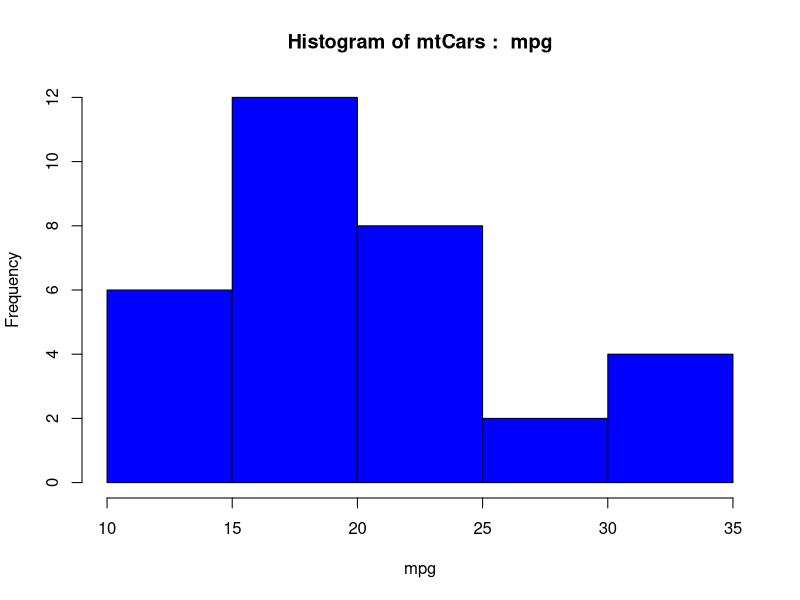
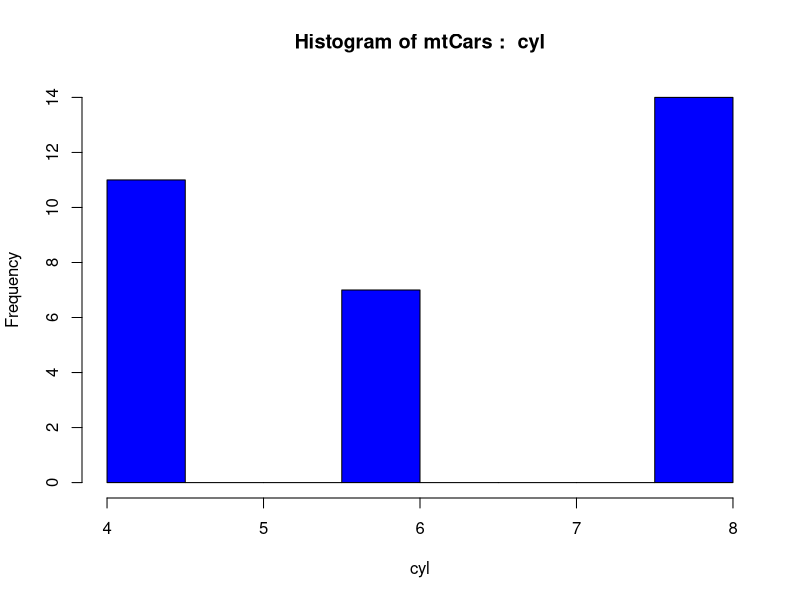
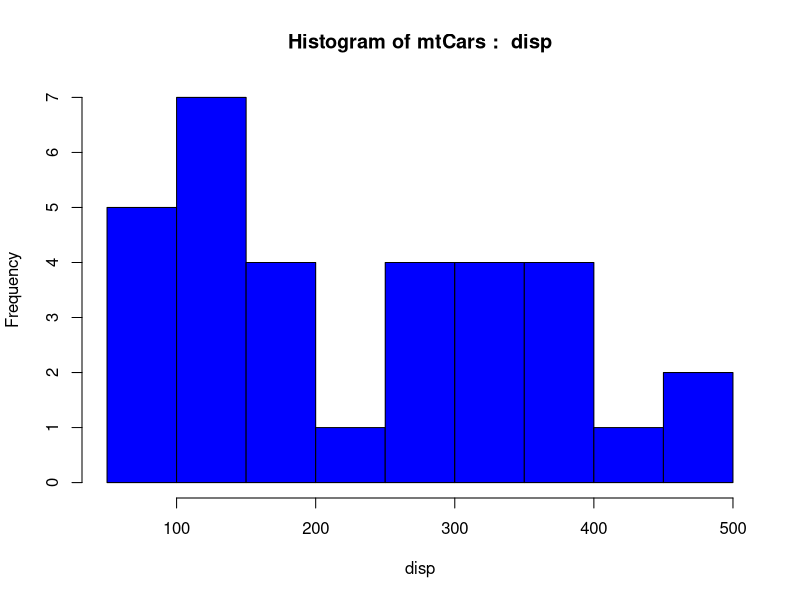
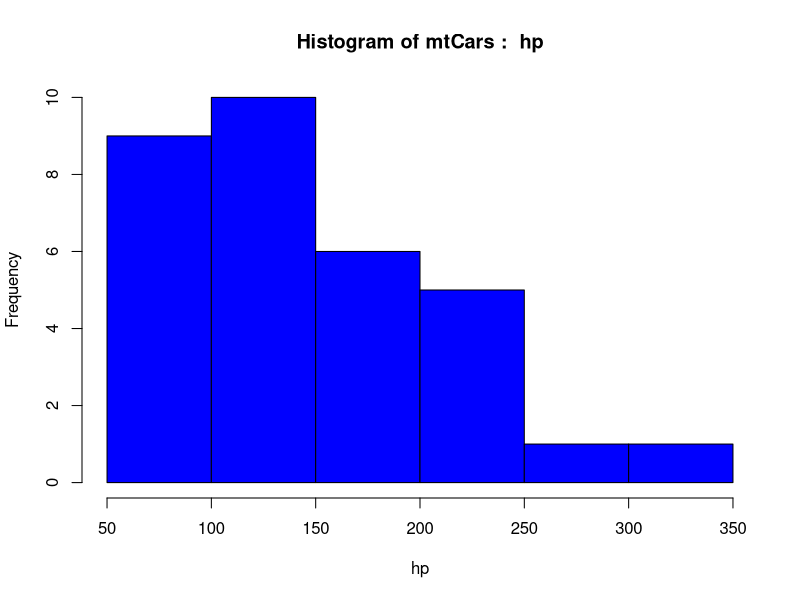
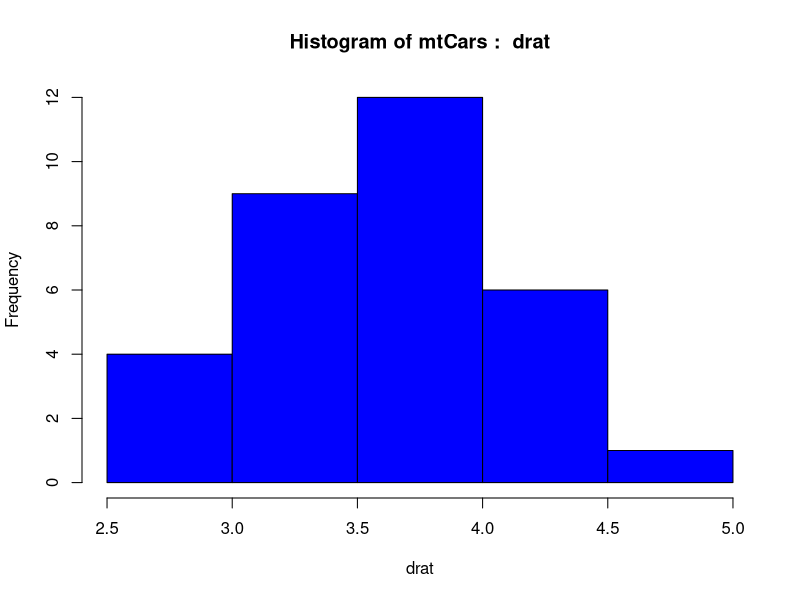
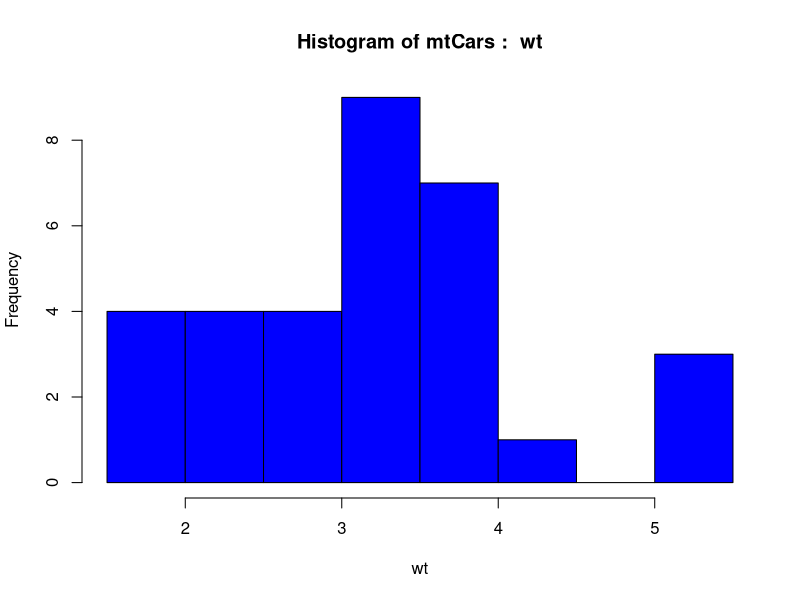
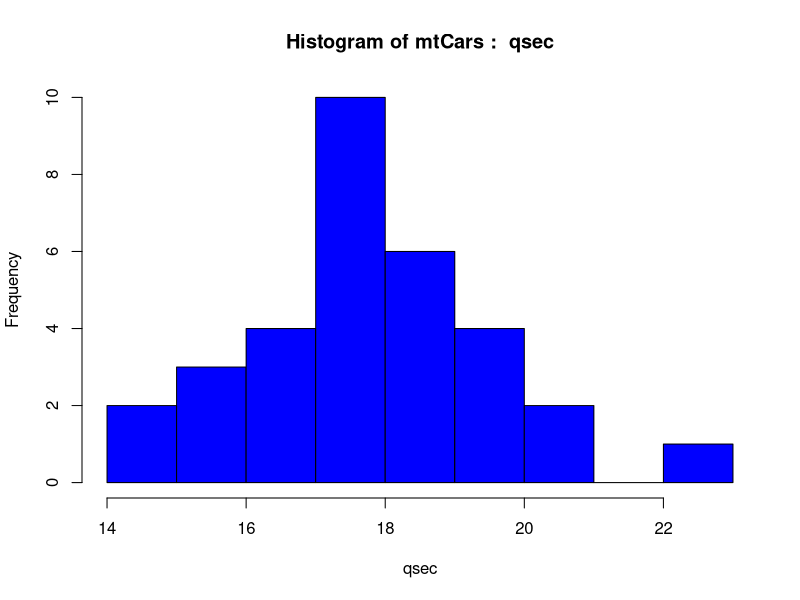
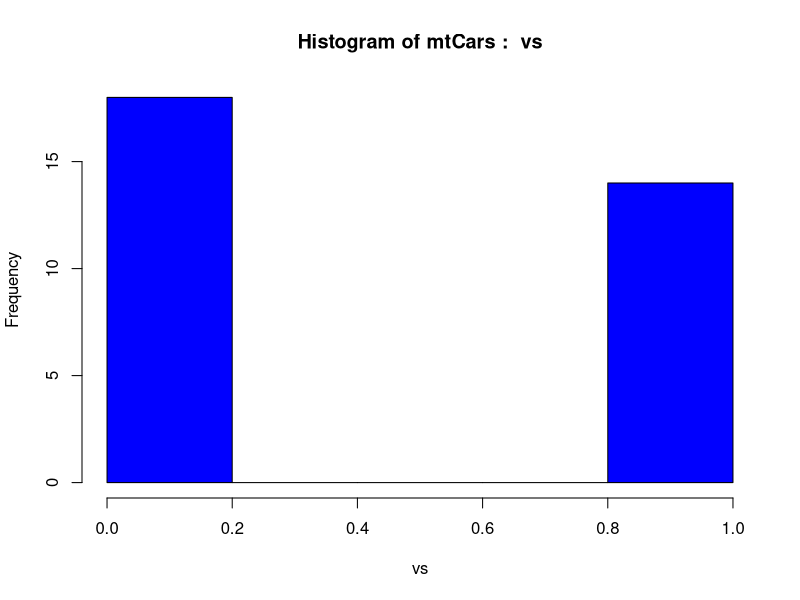

Here is the R script that generated these plots, in order:
## ---- chunk 1
#assignment 7.1

#1.Histogram of all variables in a dataset mtcars
#    Write a program to create histograms for all columns

#par(mfcol=c(3,4))
for (col in 1:ncol(mtcars)) {
  hist(mtcars[,col],type='l',
       main=paste("Histogram of mtCars : ",names(mtcars[col])),
        xlab=names(mtcars[col]),
        type="l",
        col = "blue")
}
## ---- chunk 2
#2. Check the probability distribution of all variables in mtcars

library(tidyr)
library(ggplot2)
library(plyr)
ggplot(gather(mtcars), aes(value)) + 
  geom_density(color ="darkblue",fill="lightblue") +
  facet_wrap(~key, scales = 'free_x') 
## ---- chunk 3
knitr::opts_chunk$set(echo = TRUE)
## ---- chunk 4
#3. Write a program to create boxplot for all variable

par(mfcol=c(3,4))
for (col in 1:ncol(mtcars)) {
  boxplot(mtcars[,col],type='l',
       main=paste("bloxplot of mtCars : ",names(mtcars[col])),
       xlab=names(mtcars[col]),
       type="l",
       col = "blue")
}
## ---- chunk 5
summary(cars)
## ---- chunk 6
plot(pressure)
